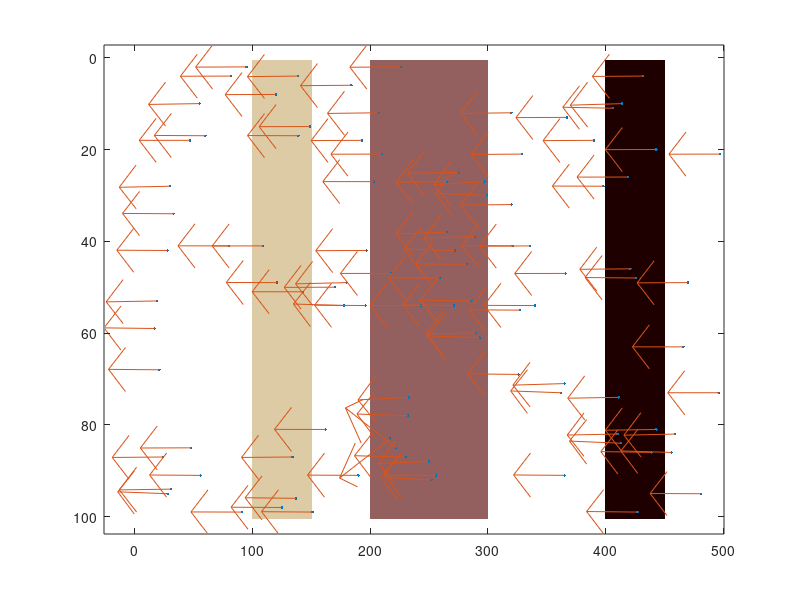

This chart was generated by the following MATLAB code: (Note: this script raises an error after producing the figure.)
% electrons possible position in x direction: 1,2,...,WIRE_LENGTH
% mat col number
WIRE_LENGTH = 500;
% electrons possible position in y direction: 1,2,...,WIRE_WIDTH
% mat row number
WIRE_WIDTH = 100;

% each row: start_x,end_x,resistance
% first row describes the wire resistance info
RESISTANCE_INFO = [0,0,0.01;
                   100,150,0.2;
                   200,300,0.4;
                   400,450,0.5];

ELECTRONS_NUM = 100;

FIELD_FACTOR = 1;
FIELD_DIRECTION = [-5,0];


time_stamp = 0;

electrons_pos = zeros(ELECTRONS_NUM, 2);
% x coordinates, col subscripts, start from 1
electrons_pos(:,1) = randi([1,WIRE_LENGTH], ELECTRONS_NUM, 1);
% y coordinates, row subscripts, start from 1
electrons_pos(:,2) = randi([1,WIRE_WIDTH], ELECTRONS_NUM, 1);

electrons_vel = zeros(ELECTRONS_NUM, 2);


resistance_map = RESISTANCE_INFO(1,3) * ones(WIRE_WIDTH, WIRE_LENGTH);
for res_info = RESISTANCE_INFO(2:end,:)'
    resistance_map(:,[res_info(1):res_info(2)]) = res_info(3);
end


field_static = FIELD_DIRECTION;
field_dynamic = zeros(ELECTRONS_NUM, 2);


while true
    for e = 1:ELECTRONS_NUM
        diff = electrons_pos([1:e-1,e+1:end],:) - electrons_pos(e,:);
        % TODO temporarily ignore all zero row vectors in diff
        diff(all(diff==0,2),:) = [];
        distance = sqrt(sum(diff.^2, 2));
        field_dynamic(e,:) = sum(diff./(distance.^3), 1);

    end
    field = field_static + FIELD_FACTOR * field_dynamic;
    electrons_vel = electrons_vel - field;

    % randomly set some elec velocities into 0 based on the resistance
    elecs_pos_idx = sub2ind( ...
        size(resistance_map),electrons_pos(:,2),electrons_pos(:,1));
    res_elecs_on = resistance_map(elecs_pos_idx);
    electrons_vel(rand(ELECTRONS_NUM,1)<=res_elecs_on,:) = 0;

    electrons_pos = round(electrons_pos + electrons_vel);

    % the wire surfase is a doughnut
    electrons_pos(:,1) = mod(electrons_pos(:,1)-1, WIRE_LENGTH) + 1;
    electrons_pos(:,2) = mod(electrons_pos(:,2)-1, WIRE_WIDTH) + 1;

    time_stamp = time_stamp + 1;

    imagesc(resistance_map);
    colormap(flipud(pink));
    caxis('manual');
    hold on;
    plot(electrons_pos(:,1), electrons_pos(:,2), '.');
    q = quiver(electrons_pos(:,1),electrons_pos(:,2), ...
        field(:,1),field(:,2));
    q.AutoScale = 0;
    axis([1,WIRE_LENGTH,1,WIRE_WIDTH]);
    axis equal;
    hold off;

    pause(0.05)
end
